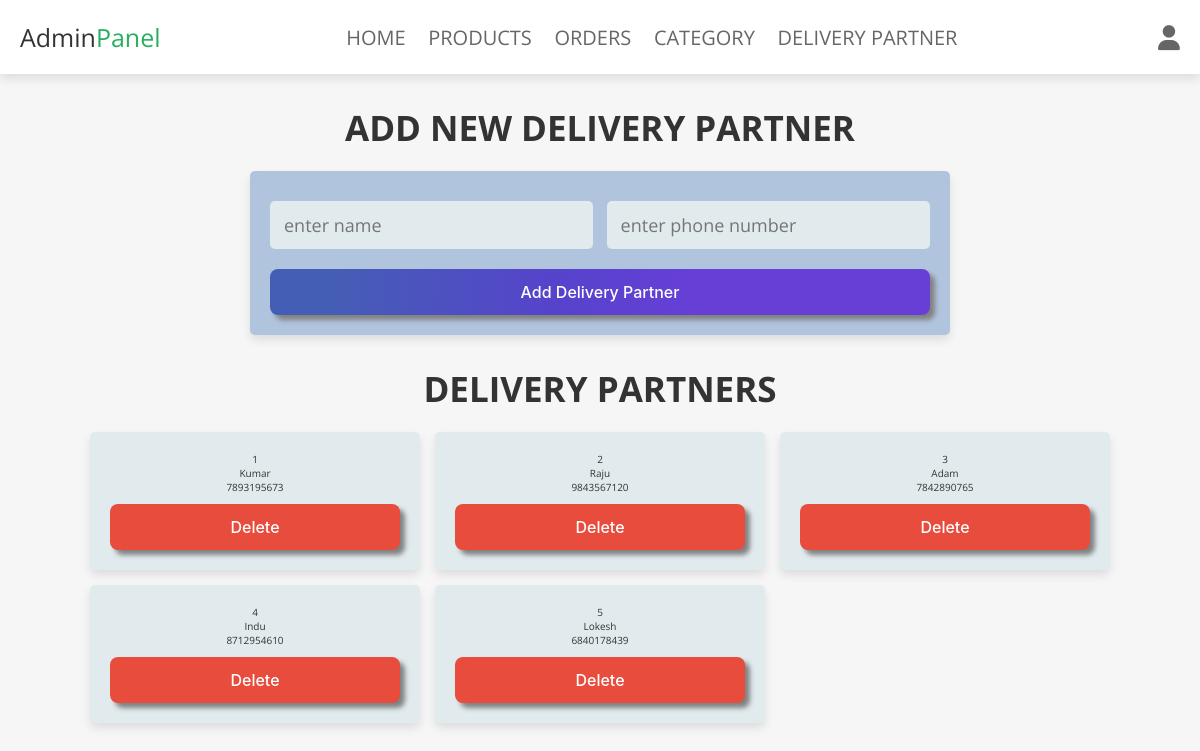
Screenshot of /admin_delivery.php (signed in) with the database file from the repository.
### tables this page shows
CREATE TABLE `delivery` (
  `id` int(100) NOT NULL,
  `del_name` varchar(100) NOT NULL,
  `phNo` bigint(50) DEFAULT NULL,
  `status` int(1) NOT NULL
);

### admin_delivery.php (the view, shortened to what this page needs)
<?php
@include 'config.php';
?>
<!DOCTYPE html>
<html lang="en">
<head>
   <link rel="stylesheet" href="https://cdnjs.cloudflare.com/ajax/libs/font-awesome/6.1.1/css/all.min.css">
   <link rel="stylesheet" href="css/admin_style.css">
   <link rel="stylesheet" href="css/style.css">
</head>
<body>
<?php include 'admin_header.php'; ?>
<section class="add-products">
   <h1 class="title">Add new delivery partner</h1>
   <form action="" method="POST" enctype="multipart/form-data">
      <div class="flex">
         <div class="inputBox">
         <input type="text" name="name" class="box" required placeholder="enter name">
         </div>
         <div class="inputBox">
         <input type="text" name="phno" class="box" required placeholder="enter phone number">
         </div>
      </div>
      <input type="submit" class="btn" value="add delivery partner" name="add_delivery">
   </form>
</section>
<section class="show-products">
   <h1 class="title">Delivery Partners</h1>
   <div class="box-container">
   <?php
      $show_del = $conn->prepare("SELECT * FROM `delivery`");
      $show_del->execute();
      if($show_del->rowCount() > 0){
         while($fetch_del = $show_del->fetch(PDO::FETCH_ASSOC)){
   ?>
   <div class="box">
      <div class="del_id"><?= $fetch_del['id']; ?></div>
      <div class="del_name"><?= $fetch_del['del_name']; ?></div>
      <div class="del_phone"><?= $fetch_del['phNo']; ?></div>
      <div class="flex-btn">
         <a href="admin_delivery.php?delete=<?= $fetch_del['id']; ?>" class="delete-btn" onclick="return confirm('Delete this product?');">Delete</a>
      </div>
   </div>
   <?php
      }
   }else{
      echo '<p class="empty">No delivery partner added yet!</p>';
   }
   ?>
   </div>
</section>
</body>
</html>

### css/admin_style.css (style rules this page uses)
:root { --color-1:#B0C4DE; --color-2: #E1EBEE; --box-shadow:rgba(7, 7, 7, 0.25) 0px 50px 100px -20px, rgba(0, 0, 0, 0.3) 0px 30px 60px -30px, rgba(7, 7, 7, 0.35) 0px -2px 6px 0px inset; }
body , .adminheader { background-color: var(--color-2); }
.add-products form { max-width: 70rem; padding:2rem; margin:0 auto; text-align: center; box-shadow: var(--box-shadow); background-color: var(--color-1); border-radius: .5rem; }
.add-products form .flex { display: flex; justify-content: space-between; flex-wrap: wrap; }
.add-products form .flex .inputBox { width: 49%; }
.add-products form .box { width: 100%; margin:1rem 0; padding:1.2rem 1.4rem; font-size: 1.8rem; color:var(--black); border-radius: .5rem; background-color: var(--color-2); }
.show-products { padding-top: 0; }
.show-products .box-container { display: grid; grid-template-columns: repeat(auto-fit, 33rem); gap:1.5rem; align-items: flex-start; justify-content:center; }
.show-products .box-container .box { text-align: center; box-shadow: var(--box-shadow); background-color: var(--color-2); border-radius: .5rem; padding:2rem; position: relative; }

### css/components.css (style rules this page uses)
:root { --green:#27ae60; --orange:#f39c12; --red:#e74c3c; --black:#333; --light-color:#666; --white:#fff; --light-bg:#f6f6f6; --border:.2rem solid var(--black); --color-1:#B0C4DE; --color-2: #E1EBEE; --box-shadow:0 .5rem 1rem rgba(0,0,0,.1); }
* { font-family: 'Open Sans', sans-serif; margin:0; padding:0; box-sizing: border-box; outline: none; border:none; text-decoration: none; color:var(--black); }
body { background-color: var(--light-bg); }
html { font-size: 62.5%; overflow-x: hidden; scroll-behavior: smooth; scroll-padding-top: 6.5rem; }
section { padding:3rem 2rem; max-width: 1200px; margin:0 auto; }
.btn, .delete-btn, .option-btn { display: block; width: 100%; margin-top: 1rem; border-radius: .5rem; padding:1.3rem 3rem; text-transform: capitalize; cursor: pointer; text-align: center; border-radius: 8px; border-style: none; box-sizing: border-box; color: #FFFFFF; cursor: pointer; flex-shrink: 0; font-family: "Inter UI","SF Pro Display",-apple-system,BlinkMacSystemFont,"Segoe UI",Roboto,Oxygen,Ubuntu,Cantarell,"Open Sans","Helvetica Neue",sans-serif; font-size: 16px; font-weight: 500; box-shadow: 5px 5px 5px gray; user-select: none; -webkit-user-select: none; touch-action: manipulation; }
.btn { background-image: linear-gradient(92.88deg, #455EB5 9.16%, #5643CC 43.89%, #673FD7 64.72%); }
.delete-btn { background-color: var(--red); }
.flex-btn { display: flex; flex-wrap: wrap; gap:1rem; }
.flex-btn > * { flex:1; }
.title { text-align: center; margin-bottom: 2rem; text-transform: uppercase; color:var(--black); font-size: 3.5rem; }

### rows the page displays
delivery: id "1", del_name "Kumar", phNo "7893195673"
delivery: id "2", del_name "Raju", phNo "9843567120"
delivery: id "3", del_name "Adam", phNo "7842890765"
delivery: id "4", del_name "Indu", phNo "8712954610"
delivery: id "5", del_name "Lokesh", phNo "6840178439"
